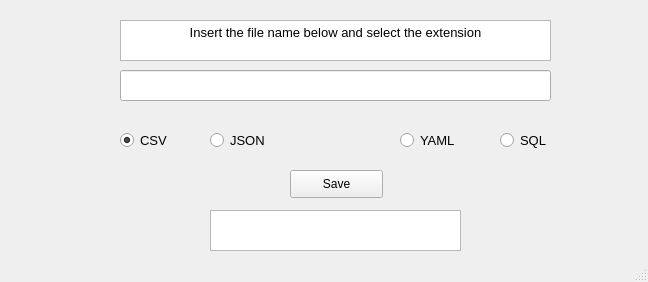
<?xml version="1.0" encoding="UTF-8"?>
<ui version="4.0">
 <class>SaveWindowClass</class>
 <widget class="QMainWindow" name="SaveWindowClass">
  <property name="geometry">
   <rect>
    <x>0</x>
    <y>0</y>
    <width>648</width>
    <height>282</height>
   </rect>
  </property>
  <property name="minimumSize">
   <size>
    <width>648</width>
    <height>282</height>
   </size>
  </property>
  <property name="maximumSize">
   <size>
    <width>648</width>
    <height>282</height>
   </size>
  </property>
  <property name="mouseTracking">
   <bool>true</bool>
  </property>
  <property name="windowTitle">
   <string>SaveWindow</string>
  </property>
  <widget class="QWidget" name="centralwidget">
   <widget class="QRadioButton" name="csvRadioButton">
    <property name="geometry">
     <rect>
      <x>120</x>
      <y>130</y>
      <width>95</width>
      <height>20</height>
     </rect>
    </property>
    <property name="minimumSize">
     <size>
      <width>95</width>
      <height>20</height>
     </size>
    </property>
    <property name="maximumSize">
     <size>
      <width>95</width>
      <height>20</height>
     </size>
    </property>
    <property name="font">
     <font>
      <pointsize>10</pointsize>
     </font>
    </property>
    <property name="text">
     <string>CSV</string>
    </property>
    <property name="checked">
     <bool>true</bool>
    </property>
   </widget>
   <widget class="QRadioButton" name="jsonRadioButton">
    <property name="geometry">
     <rect>
      <x>210</x>
      <y>130</y>
      <width>95</width>
      <height>20</height>
     </rect>
    </property>
    <property name="minimumSize">
     <size>
      <width>95</width>
      <height>20</height>
     </size>
    </property>
    <property name="maximumSize">
     <size>
      <width>95</width>
      <height>20</height>
     </size>
    </property>
    <property name="font">
     <font>
      <pointsize>10</pointsize>
     </font>
    </property>
    <property name="text">
     <string>JSON</string>
    </property>
   </widget>
   <widget class="QRadioButton" name="yamlRadioButton">
    <property name="geometry">
     <rect>
      <x>400</x>
      <y>130</y>
      <width>95</width>
      <height>20</height>
     </rect>
    </property>
    <property name="minimumSize">
     <size>
      <width>95</width>
      <height>20</height>
     </size>
    </property>
    <property name="maximumSize">
     <size>
      <width>95</width>
      <height>20</height>
     </size>
    </property>
    <property name="font">
     <font>
      <pointsize>10</pointsize>
     </font>
    </property>
    <property name="text">
     <string>YAML</string>
    </property>
   </widget>
   <widget class="QRadioButton" name="sqlRadioButton">
    <property name="geometry">
     <rect>
      <x>500</x>
      <y>130</y>
      <width>95</width>
      <height>20</height>
     </rect>
    </property>
    <property name="minimumSize">
     <size>
      <width>95</width>
      <height>20</height>
     </size>
    </property>
    <property name="maximumSize">
     <size>
      <width>95</width>
      <height>20</height>
     </size>
    </property>
    <property name="font">
     <font>
      <pointsize>10</pointsize>
     </font>
    </property>
    <property name="text">
     <string>SQL</string>
    </property>
   </widget>
   <widget class="QTextBrowser" name="descAddValue">
    <property name="geometry">
     <rect>
      <x>120</x>
      <y>20</y>
      <width>431</width>
      <height>41</height>
     </rect>
    </property>
    <property name="minimumSize">
     <size>
      <width>431</width>
      <height>41</height>
     </size>
    </property>
    <property name="maximumSize">
     <size>
      <width>431</width>
      <height>41</height>
     </size>
    </property>
    <property name="html">
     <string>&lt;!DOCTYPE HTML PUBLIC &quot;-//W3C//DTD HTML 4.0//EN&quot; &quot;http://www.w3.org/TR/REC-html40/strict.dtd&quot;&gt;
&lt;html&gt;&lt;head&gt;&lt;meta name=&quot;qrichtext&quot; content=&quot;1&quot; /&gt;&lt;style type=&quot;text/css&quot;&gt;
p, li { white-space: pre-wrap; }
&lt;/style&gt;&lt;/head&gt;&lt;body style=&quot; font-family:'MS Shell Dlg 2'; font-size:7.8pt; font-weight:400; font-style:normal;&quot;&gt;
&lt;p align=&quot;center&quot; style=&quot; margin-top:0px; margin-bottom:0px; margin-left:0px; margin-right:0px; -qt-block-indent:0; text-indent:0px;&quot;&gt;&lt;span style=&quot; font-family:'Comic Sans MS','cursive','sans-serif'; font-size:10pt;&quot;&gt;Insert the file name below and select the extension&lt;/span&gt;&lt;/p&gt;&lt;/body&gt;&lt;/html&gt;</string>
    </property>
   </widget>
   <widget class="QLineEdit" name="saveFileNameText">
    <property name="geometry">
     <rect>
      <x>120</x>
      <y>70</y>
      <width>431</width>
      <height>31</height>
     </rect>
    </property>
    <property name="minimumSize">
     <size>
      <width>141</width>
      <height>31</height>
     </size>
    </property>
    <property name="maximumSize">
     <size>
      <width>1441</width>
      <height>31</height>
     </size>
    </property>
   </widget>
   <widget class="QTextBrowser" name="saveStatus">
    <property name="geometry">
     <rect>
      <x>210</x>
      <y>210</y>
      <width>251</width>
      <height>41</height>
     </rect>
    </property>
    <property name="minimumSize">
     <size>
      <width>251</width>
      <height>41</height>
     </size>
    </property>
    <property name="maximumSize">
     <size>
      <width>251</width>
      <height>41</height>
     </size>
    </property>
   </widget>
   <widget class="QPushButton" name="pushSaveButton">
    <property name="geometry">
     <rect>
      <x>290</x>
      <y>170</y>
      <width>93</width>
      <height>28</height>
     </rect>
    </property>
    <property name="minimumSize">
     <size>
      <width>93</width>
      <height>28</height>
     </size>
    </property>
    <property name="maximumSize">
     <size>
      <width>93</width>
      <height>28</height>
     </size>
    </property>
    <property name="text">
     <string>Save</string>
    </property>
   </widget>
  </widget>
  <widget class="QStatusBar" name="statusbar"/>
 </widget>
 <resources/>
 <connections/>
</ui>
